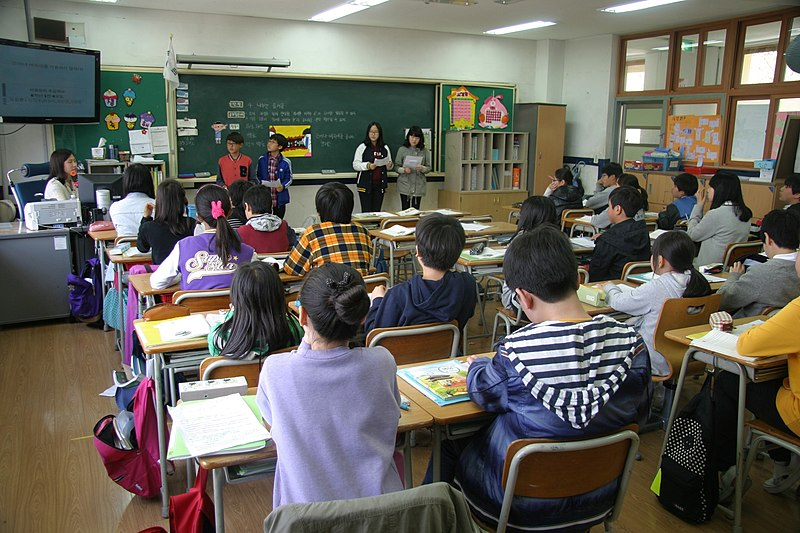
#> input picture human detection/students.jpg, 800 x 533 px, found by its file name
$ python main.py
#> lines starting #> are read from the running program, lines starting #| are printed output that depends on the picture; after the words box and inside, x2 and y2 are one past the last pixel; in counts of white or black regions, pixels touching at a corner belong together
import cv2

# Reading the Image
image = cv2.imread('D:\\EDI\\human detection\\students.jpg')
#> image is the input picture: shape (533, 800, 3); mean B, G, R 92.2, 99.9, 103.1

# initialize the HOG descriptor
hog = cv2.HOGDescriptor()
hog.setSVMDetector(cv2.HOGDescriptor_getDefaultPeopleDetector())

# detect humans in input image
(humans, _) = hog.detectMultiScale(image, winStride=(10, 10),
padding=(32, 32), scale=1.1)
#> humans = [[425, 243, 70, 141]]

# getting no. of human detected
print('Human Detected : ', len(humans))
#| Human Detected :  1

# loop over all detected human
for (x, y, w, h) in humans:
   pad_w, pad_h = int(0.15 * w), int(0.01 * h)
   cv2.rectangle(image, (x + pad_w, y + pad_h), (x + w - pad_w, y + h - pad_h), (0, 255, 0), 2)
#> this loop made 1 pass
#> (x, y, w, h, pad_w, pad_h) on pass 1: (425, 243, 70, 141, 10, 1)
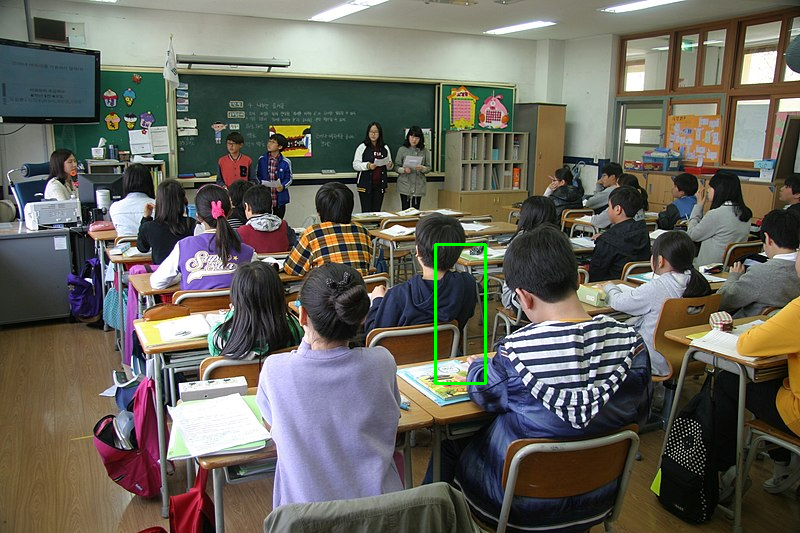
#> image: shape (533, 800, 3); 0.27% of pixels changed, all inside (x1, y1, x2, y2) = (434, 243, 487, 385)

# display the output image
cv2.imshow("Image", image)
cv2.waitKey(0)
cv2.destroyAllWindows()
